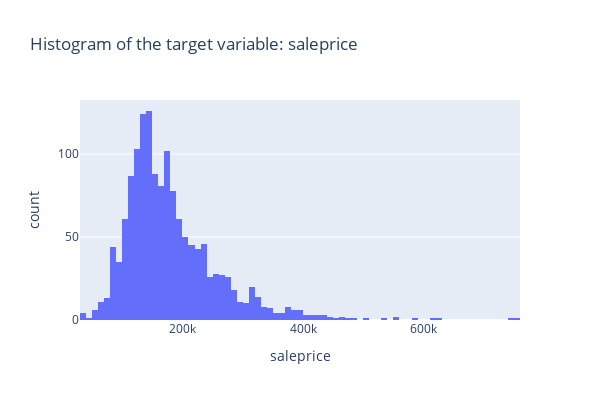

Notebook code for this chart:
### Markdown cell above
### Simple EDA on training set

### Code cell
px.histogram(og_train, 
    x = 'saleprice',
    height = 400,
    width = 600,
    title = "Histogram of the target variable: saleprice").show()

### Figure 1 — Plotly figure (JSON) as saved in the notebook; plotly's stock layout.template omitted (floating-point values rounded to 4 significant figures; data arrays with more than 128 entries replaced by an {"elided": "..."} marker saying what was removed)
{"data": [{"alignmentgroup": "True", "bingroup": "x", "hovertemplate": "saleprice=%{x}<br>count=%{y}<extra></extra>", "legendgroup": "", "marker": {"color": "#636efa", "pattern": {"shape": ""}}, "name": "", "offsetgroup": "", "orientation": "v", "showlegend": false, "type": "histogram", "x": {"elided": "1460 int values"}, "xaxis": "x", "yaxis": "y"}], "layout": {"barmode": "relative", "height": 400, "legend": {"tracegroupgap": 0}, "title": {"text": "Histogram of the target variable: saleprice"}, "width": 600, "xaxis": {"anchor": "y", "domain": [0, 1], "title": {"text": "saleprice"}}, "yaxis": {"anchor": "x", "domain": [0, 1], "title": {"text": "count"}}}}
